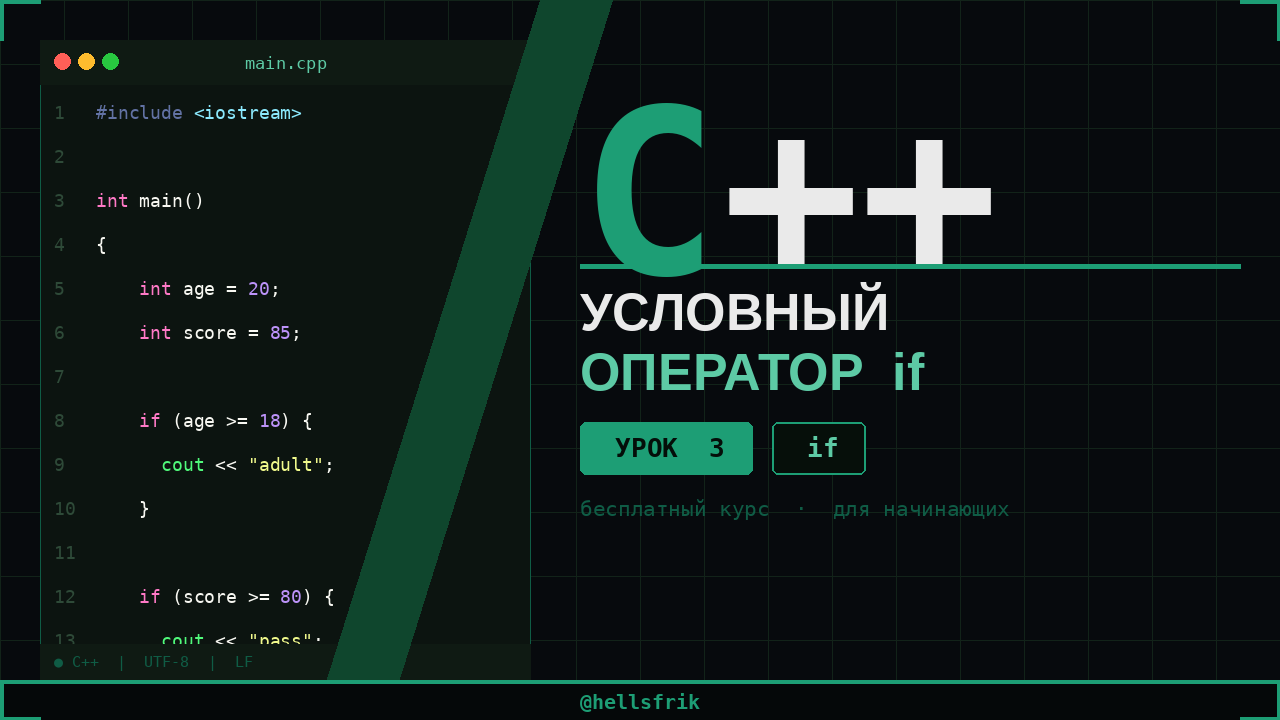

The Python source for this figure:
from PIL import Image, ImageDraw, ImageFont

W, H = 1280, 720
img = Image.new("RGB", (W, H), "#070A0D")
draw = ImageDraw.Draw(img)

def rgb(h):
    h = h.lstrip('#')
    return tuple(int(h[i:i+2], 16) for i in (0, 2, 4))

MONO_BOLD = "/usr/share/fonts/truetype/dejavu/DejaVuSansMono-Bold.ttf"
MONO      = "/usr/share/fonts/truetype/dejavu/DejaVuSansMono.ttf"
SANS_BOLD = "/usr/share/fonts/truetype/liberation/LiberationSans-Bold.ttf"

def fnt(path, size):
    return ImageFont.truetype(path, size)

GREEN      = rgb("#1D9E75")
GREEN_DIM  = rgb("#0F5C45")
GREEN_MID  = rgb("#5DCAA5")
WHITE      = rgb("#EAEAEA")
CODE_BG    = rgb("#0C1410")

for x in range(0, W, 64):
    draw.line([(x, 0), (x, H)], fill=(18, 35, 25), width=1)
for y in range(0, H, 64):
    draw.line([(0, y), (W, y)], fill=(18, 35, 25), width=1)

PX1, PY1, PX2, PY2 = 40, 40, 530, 680
draw.rectangle([PX1, PY1, PX2, PY2], fill=CODE_BG)
draw.rectangle([PX1, PY1, PX2, PY2], outline=GREEN_DIM, width=1)

draw.rectangle([PX1, PY1, PX2, PY1+44], fill=rgb("#0F1A13"))
draw.ellipse([PX1+14, PY1+13, PX1+30, PY1+29], fill=rgb("#FF5F57"))
draw.ellipse([PX1+38, PY1+13, PX1+54, PY1+29], fill=rgb("#FEBC2E"))
draw.ellipse([PX1+62, PY1+13, PX1+78, PY1+29], fill=rgb("#28C840"))
title_fnt = fnt(MONO, 17)
tw = draw.textlength("main.cpp", font=title_fnt)
draw.text(((PX1+PX2)//2 - tw//2, PY1+13), "main.cpp", font=title_fnt, fill=GREEN_MID)

code_lines = [
    [("#6272A4", "#include"), ("#8BE9FD", " <iostream>")],
    [],
    [("#FF79C6", "int"), ("#F8F8F2", " main"), ("#F8F8F2", "()")],
    [("#F8F8F2", "{")],
    [("#FF79C6", "    int"), ("#F8F8F2", " age"), ("#F8F8F2", " = "), ("#BD93F9", "20"), ("#F8F8F2", ";")],
    [("#FF79C6", "    int"), ("#F8F8F2", " score"), ("#F8F8F2", " = "), ("#BD93F9", "85"), ("#F8F8F2", ";")],
    [],
    [("#FF79C6", "    if"), ("#F8F8F2", " (age >= "), ("#BD93F9", "18"), ("#F8F8F2", ") {")],
    [("#50FA7B", "      cout"), ("#F8F8F2", " << "), ("#F1FA8C", '"adult"'), ("#F8F8F2", ";")],
    [("#F8F8F2", "    }")],
    [],
    [("#FF79C6", "    if"), ("#F8F8F2", " (score >= "), ("#BD93F9", "80"), ("#F8F8F2", ") {")],
    [("#50FA7B", "      cout"), ("#F8F8F2", " << "), ("#F1FA8C", '"pass"'), ("#F8F8F2", ";")],
    [("#F8F8F2", "    }")],
    [],
    [("#FF79C6", "    return"), ("#BD93F9", " 0"), ("#F8F8F2", ";")],
    [("#F8F8F2", "}")],
]

nums_fnt = fnt(MONO, 18)
code_fnt = fnt(MONO, 18)
cy = PY1 + 62
lh = 44
for i, parts in enumerate(code_lines):
    draw.text((PX1+14, cy), str(i+1), font=nums_fnt, fill=rgb("#2E4A38"))
    cx = PX1 + 56
    for col, txt in parts:
        draw.text((cx, cy), txt, font=code_fnt, fill=rgb(col))
        cx += draw.textlength(txt, font=code_fnt)
    cy += lh

draw.rectangle([PX1, PY2-36, PX2, PY2], fill=rgb("#0F1A13"))
draw.text((PX1+14, PY2-27), "● C++  |  UTF-8  |  LF", font=fnt(MONO, 15), fill=GREEN_DIM)

for i in range(5):
    o = i * 14
    draw.polygon([(540+o, 0),(556+o,0),(330+o,H),(314+o,H)], fill=(15,70,45))

RX = 580
cpp_fnt = fnt(MONO_BOLD, 230)
c_bb = draw.textbbox((0,0), "C", font=cpp_fnt)
c_w  = int(draw.textlength("C", font=cpp_fnt))
c_h  = c_bb[3] - c_bb[1]

cpp_y = 60
draw.text((RX, cpp_y), "C", font=cpp_fnt, fill=GREEN)
draw.text((RX + c_w + 4, cpp_y), "++", font=cpp_fnt, fill=WHITE)

rule_y = cpp_y + c_h + 30
draw.rectangle([RX, rule_y, 1240, rule_y+4], fill=GREEN)

sub_fnt = fnt(SANS_BOLD, 52)
draw.text((RX, rule_y + 18), "УСЛОВНЫЙ", font=sub_fnt, fill=WHITE)
draw.text((RX, rule_y + 78), "ОПЕРАТОР  if", font=sub_fnt, fill=GREEN_MID)

tag_y = rule_y + 158
tag_fnt = fnt(MONO_BOLD, 26)

b1_text = "  УРОК  3  "
b1_w = int(draw.textlength(b1_text, font=tag_fnt))
b1_h = 52
draw.rounded_rectangle([RX, tag_y, RX+b1_w, tag_y+b1_h], radius=6, fill=GREEN)
draw.text((RX+4, tag_y+10), b1_text, font=tag_fnt, fill=rgb("#040E09"))

b2_text = "  if  "
b2_w = int(draw.textlength(b2_text, font=tag_fnt))
b2_x = RX + b1_w + 20
draw.rounded_rectangle([b2_x, tag_y, b2_x+b2_w, tag_y+b1_h], radius=6, fill=rgb("#060F0A"))
draw.rounded_rectangle([b2_x, tag_y, b2_x+b2_w, tag_y+b1_h], radius=6, outline=GREEN, width=2)
draw.text((b2_x+4, tag_y+10), b2_text, font=tag_fnt, fill=GREEN_MID)

tl_fnt = fnt(MONO, 21)
draw.text((RX, tag_y + b1_h + 22), "бесплатный курс  ·  для начинающих", font=tl_fnt, fill=GREEN_DIM)

draw.rectangle([0, H-40, W, H], fill=rgb("#050809"))
draw.rectangle([0, H-40, W, H-37], fill=GREEN)
ch_fnt = fnt(MONO_BOLD, 20)
ch_w = int(draw.textlength("@hellsfrik", font=ch_fnt))
draw.text((W//2 - ch_w//2, H-30), "@hellsfrik", font=ch_fnt, fill=GREEN)

T, L = 3, 40
for (x1,y1,x2,y2) in [
    (0,0,L,T),(0,0,T,L),
    (W-L,0,W,T),(W-T,0,W,L),
    (0,H-T,L,H),(0,H-L,T,H),
    (W-L,H-T,W,H),(W-T,H-L,W,H)
]:
    draw.rectangle([x1,y1,x2,y2], fill=GREEN)

out = "/CPP/lesson_3/lesson_3.png"
img.save(out, "PNG")
print("Done:", out)
